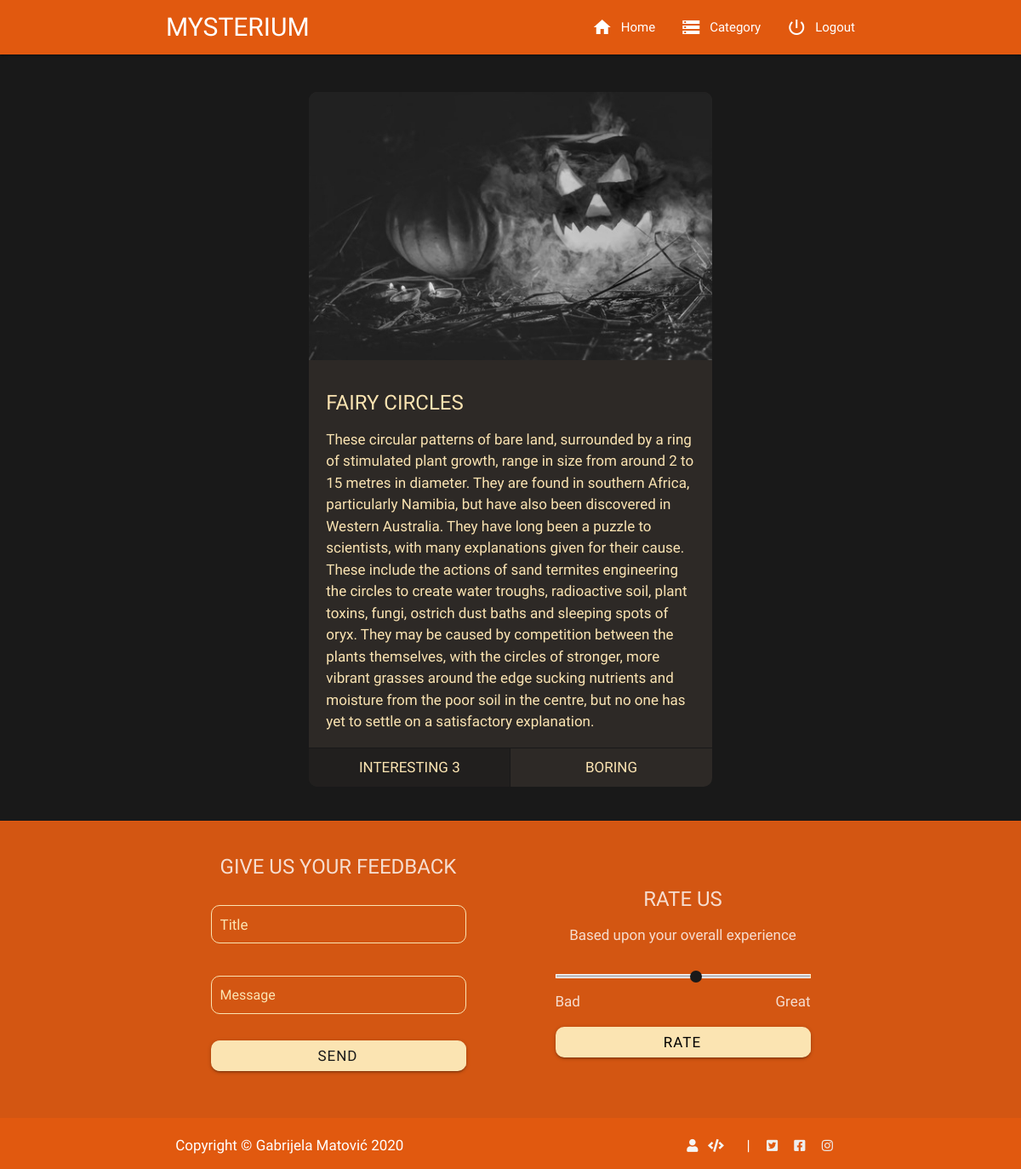
The app's page /index.php?view=mysterium&content=category&mystery=Fairy Circles (signed in) with its own data.
### tables this page shows
CREATE TABLE `menu` (
  `menuID` int(255) NOT NULL,
  `href` varchar(255) NOT NULL,
  `name` varchar(255) DEFAULT NULL,
  `icon` varchar(255) DEFAULT NULL,
  `menuTypeID` int(20) DEFAULT NULL,
  `social` bit(1) DEFAULT NULL
);

CREATE TABLE `mystery` (
  `mysteryID` int(10) NOT NULL,
  `title` varchar(255) NOT NULL,
  `content` text NOT NULL,
  `image` varchar(255) NOT NULL,
  `timestamp` int(255) NOT NULL,
  `categoryID` int(11) NOT NULL
);

CREATE TABLE `survay` (
  `surveyID` int(50) NOT NULL,
  `title` varchar(255) NOT NULL
);

### views/menuUser.php (the view)
<?php
    require_once "connection.php";
    $role = $_SESSION['loggedUser'] -> role;
    $query = "SELECT m.href AS href, m.name AS name, m.icon AS icon, mt.title AS title FROM menu m INNER JOIN menutype mt ON m.menuTypeID = mt.menuTypeID WHERE mt.title = '$role'";
    $result = $connection -> query($query) -> fetchAll();
?>
<nav class="primarColor stayHere">
    <div class="nav-wrapper container">
        <a href="#!" class="brand-logo uppercase"><h1>Mysterium</h1></a>
        <ul id="addBecomeFixed">
            <?php foreach($result as $link): ?>
            <li class="menuUser"><a href="<?= $link -> href ?>"> <i class="material-icons left"> <?= $link -> icon ?> </i> <span class="disappear"> <?= $link -> name ?> </span> </a></li>
            <?php endforeach; ?>
            <li class="menuUser"><a href="logic/logout.php"><i class="material-icons left">power_settings_new</i> <span class="disappear"> Logout </span> </a></li>
        </ul>
    </div>
</nav>

### views/mysteryPreview.php
<?php
    $titleOfMystery = $_GET['mystery'];
    $query = "SELECT * FROM mystery WHERE title =" . "'$titleOfMystery'";
    $mystery = $connection -> query($query);
    $mystery = $mystery -> fetch();
?>
<div class="container-fluid backgroundDark">
    <div class="container">
        <div class="row pt-5">
            <div class="col s12 m-0 p-0 mysteriumContent">
                <div class="mystery mysteryPreview" data-id="<?= $mystery -> mysteryID ?>">
                    <img src="assets/images/lockedDoors/<?= $mystery -> image ?>" alt ="<?= $mystery -> title ?>" />
                    <h3 class="highlight uppercase"> <?= $mystery -> title ?>   </h3>
                    <p> <?= $mystery -> content ?> </p>
                <?php
                    $mysteryID = $mystery -> mysteryID;
                    $numberInt = "SELECT COUNT(*) as interesting FROM usermystery WHERE mysteryID = $mysteryID AND interesting = 1";
                    $numberIntResult = $connection -> query($numberInt) -> fetch();
                    $numberBor = "SELECT COUNT(*) as boring FROM usermystery WHERE mysteryID = $mysteryID AND interesting = 0";
                    $numberBorResult = $connection -> query($numberBor) -> fetch();
                    $currentUserID = $_SESSION['loggedUser'] -> userID;
                    $previouslyChosen = "SELECT interesting FROM usermystery WHERE mysteryID = $mysteryID AND userID = $currentUserID";
                    $getPreviouslyChosen = $connection -> query($previouslyChosen) -> fetch();
                    if(!$getPreviouslyChosen){
                        $here = null;
                    }
                    else
                    {
                        $here = $getPreviouslyChosen -> interesting;
                    }
                ?>
                    <div class="d-flex justify-content-around">
                        <?php if(isset($here) && $here == 1): ?>
                            <a href="#" class="intBor highlight uppercase backgroundClick" data-like="1"> Interesting <span> <?php if($numberIntResult -> interesting != 0)  echo $numberIntResult -> interesting ?> </span> </a>
                            <?php else: ?>
                                <a href="#" class="intBor highlight uppercase" data-like="1"> Interesting <span> <?php if($numberIntResult -> interesting != 0)  echo $numberIntResult -> interesting ?> </span> </a>
                        <?php endif; ?>
                        <?php if(isset($here) && $here == 0): ?>
                            <a href="#" class="intBor highlight uppercase backgroundClick" data-like="0"> Boring <span> <?php if($numberBorResult -> boring != 0)  echo $numberBorResult -> boring ?> </span> </a>
                            <?php else: ?>
                                <a href="#" class="intBor highlight uppercase" data-like="0"> Boring <span> <?php if($numberBorResult -> boring != 0)  echo $numberBorResult -> boring ?> </span> </a>
                        <?php endif; ?>
                    </div>
                </div>
            </div>
        </div>
    </div>
</div>

### views/footer.php (shortened to what this page needs)
<?php
    require_once "connection.php";
    $query = $query = "SELECT m.href AS href, m.icon AS icon, mt.title AS title, m.social AS isSocial FROM menu m INNER JOIN menutype mt ON m.menuTypeID = mt.menuTypeID WHERE mt.title = 'footer'";
    $result = $connection -> query($query) -> fetchAll();
?>
    <footer class="page-footer p-0">
        <?php
        if(isset($_GET['view']) && ($_GET['view'] != 'register') && isset($_SESSION['loggedUser']) && ($_SESSION['loggedUser'] -> role != "administrator"))
            include_once("views/footerMysterium.php");
        ?>
        <div class="footerDark">
            <div class="container">
                <div class="row">
                    <div class="col m6 s12 footerLine m-0">
                        Copyright &copy; Gabrijela Matović 2020
                    </div>
                    <div class="col m6 s12 footerLine">
                        <?php foreach($result as $link): ?>
                            <?php if($link -> isSocial == 0 && $link -> href != '#modalAuthor'): ?>
                        <a target="_blank" class="grey-text text-lighten-4 mr-2" href="<?= $link -> href ?>"> <i class=" <?= $link -> icon ?> social"></i> </a>
                            <?php endif; ?>
                            <?php if($link -> href == '#modalAuthor'): ?>
                        <a class="grey-text modal-trigger text-lighten-4 mr-2"  href="<?= $link -> href ?>"> <i class=" <?= $link -> icon ?> social"></i> </a>
                            <?php endif; ?>
                        <?php endforeach; ?>
                        <span class="mr-3 ml-3 slash"> &#124; </span>
                        <?php foreach($result as $link): ?>
                            <?php if($link -> isSocial == 1): ?>
                        <a class="grey-text text-lighten-3 mr-3" target="_blank" href="<?= $link -> href ?>"><i class=" <?= $link -> icon ?> social"></i></a>
                            <?php endif;?>
                        <?php endforeach; ?>
                    </div>
                </div>
            </div>
        </div>
    </footer>
</body>
</html>

### views/footerMysterium.php (shortened to what this page needs)
<?php
    require_once "connection.php";
    $userLogged = $_SESSION['loggedUser'] -> userID;
    settype($userLogged, "integer");
    $query2 = "SELECT * FROM usersurvayanswer WHERE userID = $userLogged";
    $result2 = $connection -> query($query2);
    $querynew = "SELECT answerID FROM usersurvayanswer WHERE userID=$userLogged AND surveyID=1";
    $resultnew = $connection -> query($querynew) -> fetch();
    $avg = "SELECT ROUND(AVG(answerID), 1) AS avgRate FROM usersurvayanswer";
    $averageRate = $connection -> query($avg) -> fetch();
    $getTotalUserNumber = "SELECT COUNT(*) AS total FROM usersurvayanswer";
    $totalUserNumber = $connection -> query($getTotalUserNumber) -> fetch();
    $totalUserNumber = $totalUserNumber -> total;
    settype($totalUserNumber, "integer");
    $arrayOfStat = array();
    for($i = 1; $i<=10; $i++)
    {
        $dynamic = "SELECT COUNT(userID)/$totalUserNumber AS oneStat FROM usersurvayanswer WHERE answerID=$i";
        $oneStat = $connection -> query($dynamic) -> fetch() -> oneStat*100;
        settype($oneStat, "float");
        array_push($arrayOfStat, $oneStat);
    }
    $i=1;
?>
        <div class="footer-copyright">
            <div class="container">
                <div class="row d-flex align-items-center mb-2">
                    <div class="col-md-6 col-sm-12 center pb-4">
                        <h3 class="uppercase highlight"> Give us your feedback </h3>
                        <form class="col s12 footerForm">
                            <div class="row">
                                <div class="row">
                                    <div class="input-field col s12">
                                        <input id="title" name="title" type="text" value="<?= previewAndUnsetSession('userTitle'); ?>" placeholder="Title">
                                    </div>
                                </div>
                                <div class="input-field col s12 feedback">
                                    <textarea id="textarea2" name="textarea2" class="materialize-textarea" placeholder="Message" data-length="200"><?= previewAndUnsetSession('userMessage'); ?></textarea>
                                </div>
                                <div class="input-field col s12 m-0 p-0">
                                    <input class="btn waves-effect waves-light p-0 mb-3" value="Send" type="button" id="btnFeedback" name="btnFeedback">
                                </div>
                            </div>
                        </form>
                    </div>
                    <div class="col-md-6 col-sm-12 center">
                        <?php if($result2 -> rowCount() == 1): ?>
                            <?php if(isset($_SESSION['thankyou'])): ?>
                                 <script>window.onload = function(){M.toast({html: "<?= $_SESSION['thankyou'] ?>", displayLength: 5000, classes:'moja'})}</script>
                            <?php unset($_SESSION['thankyou']) ?>
                            <?php endif; ?>
                            <h3> Survey statistic </h3>
                            <p> <span> You voted : </span> <?= $resultnew -> answerID; ?> </p>
                            <p class="mb-4"> <span> Average rate : </span> <?= $averageRate -> avgRate; ?>% </p>
                            <p> See how others have voted(in percentage) : </p>
                            <div class="statisticVote">
                                <?php $j=0; ?>
                                <?php foreach($arrayOfStat as $one):?>
                                    <span class="oneStat">  </span>
                                <?php if($j == 0): ?>
                                    <div class="keepNumbers" id="keepNumbers">
                                    </div>
                                <?php endif; ?>
                                    <script> document.getElementById("keepNumbers").innerHTML += `<span class="number"> <?= $i++ ?> </span>`; </script>
                                    <script> document.getElementsByClassName("oneStat")[<?= $j++ ?>].setAttribute("style", "height:<?= $one ?>%;"); </script>
                                <?php endforeach; ?>
                            </div>
                        <?php else: ?>
                        <?php
                            $getsurvey = "SELECT * from survay";
                            $survey = $connection -> query($getsurvey) -> fetch();
                        ?>
                        <h3 class="uppercase highlight"> Rate us </h3>
                        <p class="mt-3"> <?= $survey -> title ?> </p>
                        <div class="rate">
                            <form action="logic/rate.php" method="post" class="footerForm">
                                <p class="range-field mb-0">
                                    <input type="range" name="range" id="test5" min="1" max="10" />
                                    <div class="greatBad">
                                    <span> Bad </span>
                                    <span> Great </span>
                                    </div>
                                </p>
                                <div class="input-field col s12 m-0 p-0">
                                    <input class="btn waves-effect waves-light p-0 mb-3" value="RATE" type="submit" name="btnRate"/>
                                </div>
                            </form>
                        </div>
                        <?php endif; ?>
                    </div>
                </div>
            </div>
        </div>

### records on screen
menu: name "Home"
menu: name "Category"
mystery: image (picture), title "FAIRY CIRCLES", content "These circular patterns of bare land, surrounded by a ring of stimulated plant growth, range in size from around 2 to 15 metres in diameter. They are found in southern Africa, particularly Namibia, but have also been discovered in Western Australia. They have long been a puzzle to scientists, with many explanations given for their cause. These include the actions of sand termites engineering the circles to create water troughs, radioactive soil, plant toxins, fungi, ostrich dust baths and sleeping spots of oryx. They may be caused by competition between the plants themselves, with the circles of stronger, more vibrant grasses around the edge sucking nutrients and moisture from the poor soil…"
survay: title "Based upon your overall experience"

### other values on screen
$numberIntResult -> interesting "3"
